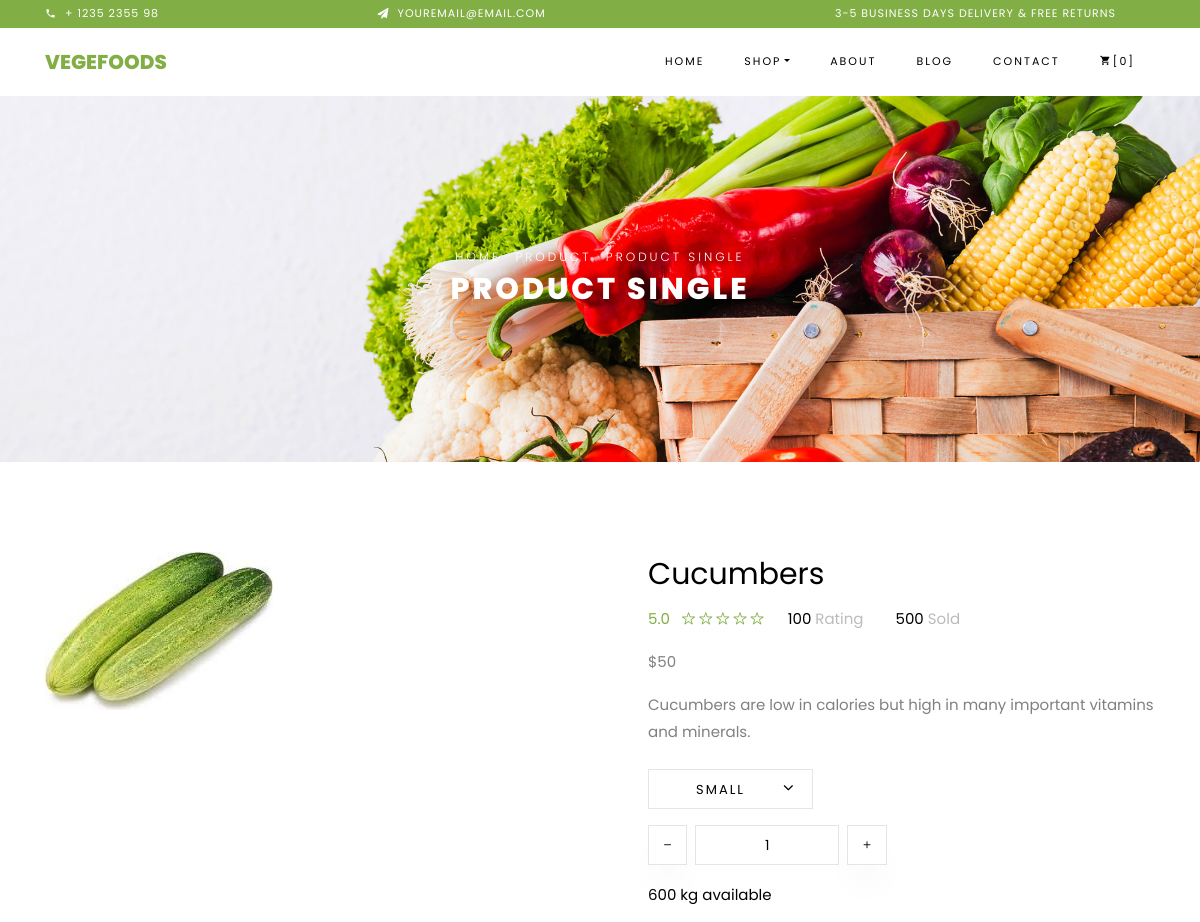
The page /product/single_product/25 (upper part) on the database as committed earlier.
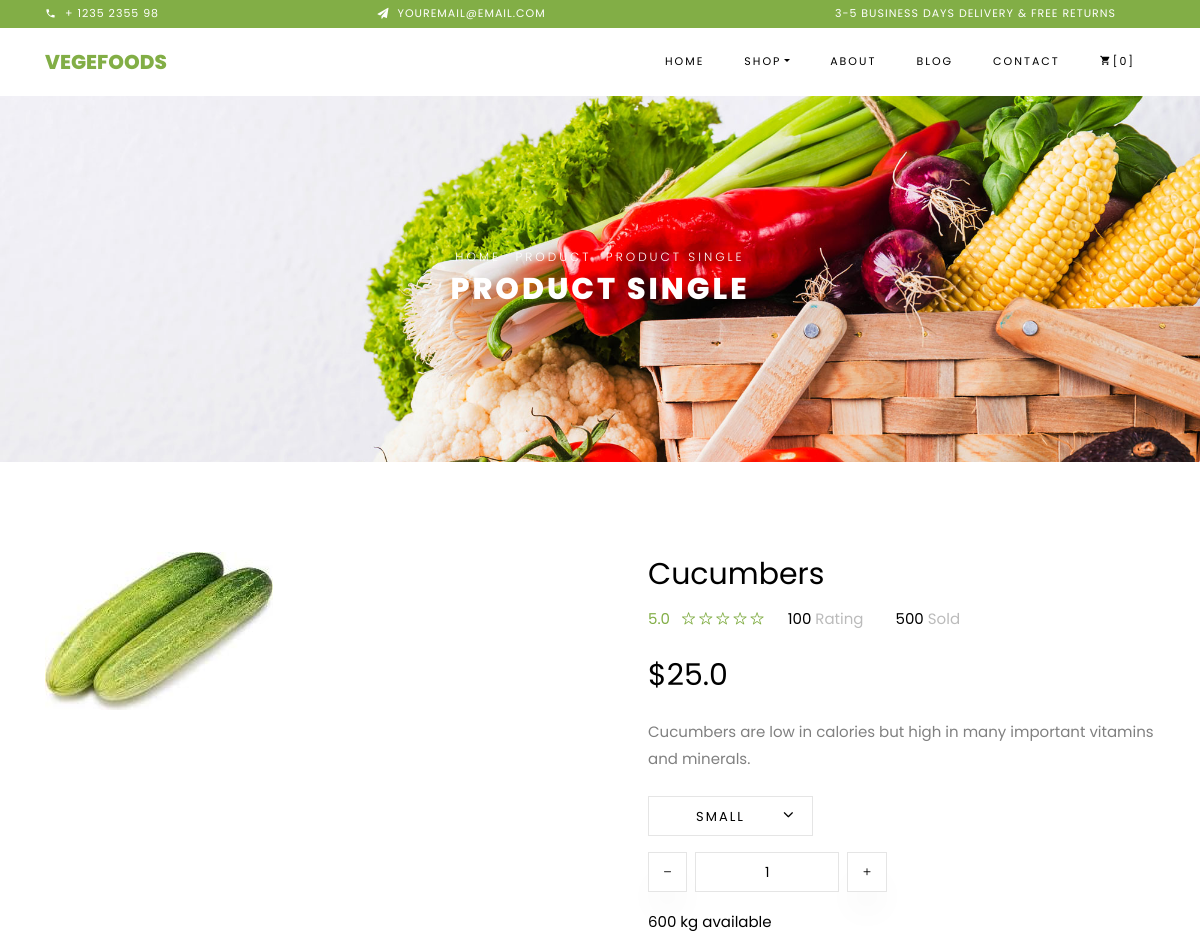
The same page on the database as committed later.
### product/models.py (models this page shows)
class Product(models.Model):
    name = models.CharField(max_length=500, null=True, blank=True, verbose_name="name")
    description = models.TextField(null=True, blank=True, verbose_name="description")
    product_image = models.ImageField(upload_to='product_images', null=True, blank=True, verbose_name="product_image")
    out_of_stock = models.BooleanField(default=False, null=True, blank=True, verbose_name="out_of_stock")
    price = models.IntegerField(null=True, blank=True, verbose_name="price")
    discount_percentage = models.IntegerField(null=True, blank=True, verbose_name="discount_percentage")
    product_category = models.ForeignKey(ProductCategory, on_delete=models.SET_NULL, null=True, blank=True,
                                         verbose_name="product_category")
    product_order = models.IntegerField(default=0, null=True, blank=True, verbose_name="product_order")
    add_to_home = models.BooleanField(default=False, null=True, blank=True, verbose_name="add_to_home")
    addtime = models.DateTimeField(auto_now_add=True, null=True, blank=True, verbose_name="addtime")
    active = models.BooleanField(default=True, null=True, blank=True, verbose_name="active")
    def __str__(self):
        return self.name
    class Meta:
        ordering = ["name"]
    def calculate_discounted_amount(self):
        if self.discount_percentage:
            calculated_discount = (self.price * self.discount_percentage) / 100
            discounted_amount = self.price - calculated_discount
            return discounted_amount
        else:
            return None

### product/views.py (the view)
# urls.py: url(r'^single_product/(?P<single_product_id>\d+)$', SingleProductView.as_view(), name='single_product'),
class SingleProductView(View):
    def get(self, request, single_product_id):
        single_product_data = Product.objects.filter(id=single_product_id)
        print("single_product_data..", single_product_data)
        return render(request, 'single-product.html', {'single_product_data_k': single_product_data})

### templates/single-product.html (shortened to what this page needs)
<!DOCTYPE html>
{% load static %}
<html lang="en">
<head>
    <link rel="stylesheet" href="{% static 'css/open-iconic-bootstrap.min.css' %}">
    <link rel="stylesheet" href="{% static 'css/animate.css' %}">
    <link rel="stylesheet" href="{% static 'css/owl.carousel.min.css' %}">
    <link rel="stylesheet" href="{% static 'css/owl.theme.default.min.css' %}">
    <link rel="stylesheet" href="{% static 'css/magnific-popup.css' %}">
    <link rel="stylesheet" href="{% static 'css/aos.css' %}">
    <link rel="stylesheet" href="{% static 'css/ionicons.min.css' %}">
    <link rel="stylesheet" href="{% static 'css/bootstrap-datepicker.css' %}">
    <link rel="stylesheet" href="{% static 'css/jquery.timepicker.css' %}">
    <link rel="stylesheet" href="{% static 'css/flaticon.css' %}">
    <link rel="stylesheet" href="{% static 'css/icomoon.css' %}">
    <link rel="stylesheet" href="{% static 'css/style.css' %}">
</head>
<body class="goto-here">
<div class="py-1 bg-primary">
    <div class="container">
        <div class="row no-gutters d-flex align-items-start align-items-center px-md-0">
            <div class="col-lg-12 d-block">
                <div class="row d-flex">
                    <div class="col-md pr-4 d-flex topper align-items-center">
                        <div class="icon mr-2 d-flex justify-content-center align-items-center"><span
                                class="icon-phone2"></span></div>
                        <span class="text">+ 1235 2355 98</span>
                    </div>
                    <div class="col-md pr-4 d-flex topper align-items-center">
                        <div class="icon mr-2 d-flex justify-content-center align-items-center"><span
                                class="icon-paper-plane"></span></div>
                        <span class="text">youremail@email.com</span>
                    </div>
                    <div class="col-md-5 pr-4 d-flex topper align-items-center text-lg-right">
                        <span class="text">3-5 Business days delivery &amp; Free Returns</span>
                    </div>
                </div>
            </div>
        </div>
    </div>
</div>
<nav class="navbar navbar-expand-lg navbar-dark ftco_navbar bg-dark ftco-navbar-light" id="ftco-navbar">
    <div class="container">
        <a class="navbar-brand" href="{% url 'index' %}">Vegefoods</a>
        <div class="collapse navbar-collapse" id="ftco-nav">
            <ul class="navbar-nav ml-auto">
                <li class="nav-item"><a href="{% url 'index' %}" class="nav-link">Home</a></li>
                <li class="nav-item active dropdown">
                    <a class="nav-link dropdown-toggle" href="#" id="dropdown04" data-toggle="dropdown"
                       aria-haspopup="true" aria-expanded="false">Shop</a>
                </li>
                <li class="nav-item"><a href="{% url 'about' %}" class="nav-link">About</a></li>
                <li class="nav-item"><a href="{% url 'blog' %}" class="nav-link">Blog</a></li>
                <li class="nav-item"><a href="{% url 'contact' %}" class="nav-link">Contact</a></li>
                <li class="nav-item cta cta-colored"><a href="{% url 'cart' %}" class="nav-link"><span
                        class="icon-shopping_cart"></span>[0]</a></li>
            </ul>
        </div>
    </div>
</nav>
<div class="hero-wrap hero-bread" style="background-image: url({% static 'images/bg_1.jpg' %});">
    <div class="container">
        <div class="row no-gutters slider-text align-items-center justify-content-center">
            <div class="col-md-9 ftco-animate text-center">
                <p class="breadcrumbs"><span class="mr-2"><a href="{% url 'index' %}">Home</a></span> <span
                        class="mr-2"><a href="{% url 'index' %}">Product</a></span> <span>Product Single</span></p>
                <h1 class="mb-0 bread">Product Single</h1>
            </div>
        </div>
    </div>
</div>
<section class="ftco-section">
    <div class="container">
        <div class="row">
            {% for single_product in single_product_data_k%}
            <div class="col-lg-6 mb-5 ftco-animate">
                <a href="{{single_product.product_image.url}}" class="image-popup"><img
                        src="{{single_product.product_image.url}}" class="img-fluid" alt="Colorlib Template"></a>
            </div>
            <div class="col-lg-6 product-details pl-md-5 ftco-animate">
                <h3>{{single_product.name}}</h3>
                <div class="rating d-flex">
                    <p class="text-left mr-4">
                        <a href="#" class="mr-2">5.0</a>
                        <a href="#"><span class="ion-ios-star-outline"></span></a>
                        <a href="#"><span class="ion-ios-star-outline"></span></a>
                        <a href="#"><span class="ion-ios-star-outline"></span></a>
                        <a href="#"><span class="ion-ios-star-outline"></span></a>
                        <a href="#"><span class="ion-ios-star-outline"></span></a>
                    </p>
                    <p class="text-left mr-4">
                        <a href="#" class="mr-2" style="color: #000;">100 <span style="color: #bbb;">Rating</span></a>
                    </p>
                    <p class="text-left">
                        <a href="#" class="mr-2" style="color: #000;">500 <span style="color: #bbb;">Sold</span></a>
                    </p>
                </div>
                {% if single_product.discount_percentage %}
                <p class="price"><span>${{single_product.calculate_discounted_amount}}</span></p>
                {% else %}
                <p><span class="price">${{ single_product.price }}</span></p>
                {% endif %}
                <p>{{single_product.description}}</p>
                <div class="row mt-4">
                    <div class="col-md-6">
                        <div class="form-group d-flex">
                            <div class="select-wrap">
                                <div class="icon"><span class="ion-ios-arrow-down"></span></div>
                                <select name="" id="" class="form-control">
                                    <option value="">Small</option>
                                </select>
                            </div>
                        </div>
                    </div>
                    <div class="input-group col-md-6 d-flex mb-3">
	             	<span class="input-group-btn mr-2">
	                	<button type="button" class="quantity-left-minus btn" data-type="minus" data-field="">
	                   <i class="ion-ios-remove"></i>
	                	</button>
	            		</span>
                        <input type="text" id="quantity" name="quantity" class="form-control input-number" value="1"
                               min="1" max="100">
                        <span class="input-group-btn ml-2">
	                	<button type="button" class="quantity-right-plus btn" data-type="plus" data-field="">
	                     <i class="ion-ios-add"></i>
	                 </button>
	             	</span>
                    </div>
                    <div class="col-md-12">
                        <p style="color: #000;">600 kg available</p>
                    </div>
                </div>
            </div>
            {% endfor %}
        </div>
    </div>
</section>
</body>
</html>

### static/css/icomoon.css (style rules this page uses)
[class^="icon-"], [class*=" icon-"] { font-family: 'icomoon' !important; speak: none; font-style: normal; font-weight: normal; font-variant: normal; text-transform: none; line-height: 1; -webkit-font-smoothing: antialiased; -moz-osx-font-smoothing: grayscale; }
.icon-paper-plane:before { content: "\f1d8"; }
.icon-phone2:before { content: "\e0cd"; }
.icon-shopping_cart:before { content: "\e8cc"; }

Rows that differ between the two databases and show on the page:
changed Product "Cucumbers": discount_percentage empty → 50 (drawn); calculate_discounted_amount (not shown) → "25.0"; price "50" → (not shown)
